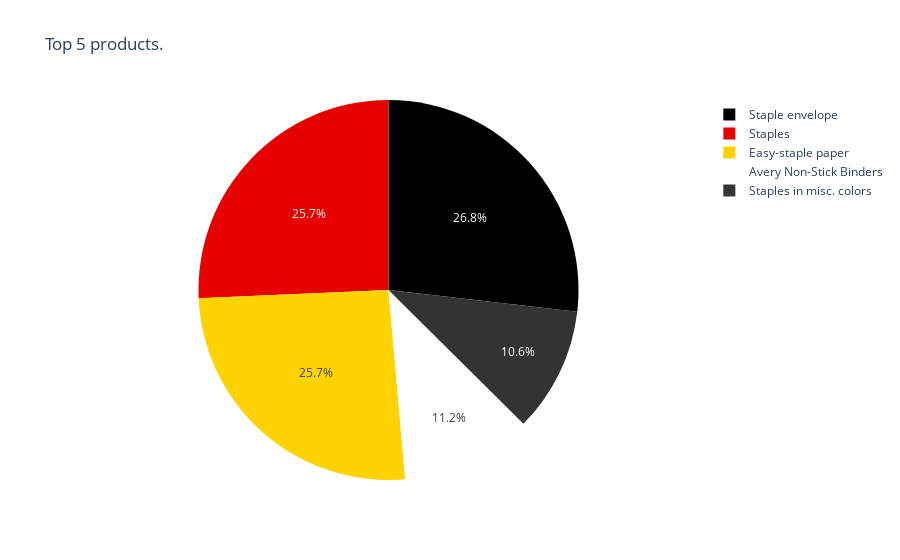

Notebook code cell kept with this figure:
### Code cell
#Top products by frequency

print('Total Count of Products :',len(list(superstore_df['Product Name'].unique())))

top_prod=superstore_df.groupby('Product Name').size().reset_index().rename(columns={0:'total'}).sort_values('total',ascending=False).head(5)
fig=px.pie(top_prod,values='total',names='Product Name',color_discrete_sequence=px.colors.sequential.Hot, title='Top 5 products.')
fig.show()

top_prod=superstore_df.groupby('Product Name').size().reset_index().rename(columns={0:'total'}).sort_values('total',ascending=False).head(10)
fig=px.pie(top_prod,values='total',names='Product Name',color_discrete_sequence=px.colors.sequential.Hot, title='Top 10 products.')
fig.show()

top_prod =superstore_df.groupby('Product Name').size().reset_index().rename(columns={0: 'total'}).sort_values('total', ascending=False).head(20)
fig = px.pie(top_prod, values='total', names='Product Name', color_discrete_sequence=px.colors.sequential.Hot, title='Top 20 products.')
fig.show()

### Figure 1 — Plotly figure (JSON) as saved in the notebook; plotly's stock layout.template omitted (floating-point values rounded to 4 significant figures)
{"data": [{"domain": {"x": [0, 1], "y": [0, 1]}, "hovertemplate": "Product Name=%{label}<br>total=%{value}<extra></extra>", "labels": ["Staple envelope", "Staples", "Easy-staple paper", "Avery Non-Stick Binders", "Staples in misc. colors"], "legendgroup": "", "name": "", "showlegend": true, "type": "pie", "values": [48, 46, 46, 20, 19]}], "layout": {"legend": {"tracegroupgap": 0}, "piecolorway": ["rgb(0,0,0)", "rgb(230,0,0)", "rgb(255,210,0)", "rgb(255,255,255)"], "title": {"text": "Top 5 products."}}}
